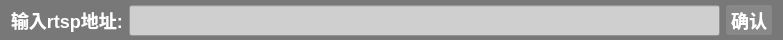
<?xml version="1.0" encoding="UTF-8"?>
<ui version="4.0">
 <class>Form</class>
 <widget class="QWidget" name="Form">
  <property name="geometry">
   <rect>
    <x>0</x>
    <y>0</y>
    <width>783</width>
    <height>40</height>
   </rect>
  </property>
  <property name="minimumSize">
   <size>
    <width>0</width>
    <height>40</height>
   </size>
  </property>
  <property name="maximumSize">
   <size>
    <width>16777215</width>
    <height>41</height>
   </size>
  </property>
  <property name="windowTitle">
   <string>Form</string>
  </property>
  <property name="windowIcon">
   <iconset resource="../apprcc.qrc">
    <normaloff>:/img/icon/实时视频流解析.png</normaloff>:/img/icon/实时视频流解析.png</iconset>
  </property>
  <property name="styleSheet">
   <string notr="true">#Form{background:rgba(120,120,120,255)}</string>
  </property>
  <layout class="QHBoxLayout" name="horizontalLayout">
   <property name="topMargin">
    <number>5</number>
   </property>
   <property name="bottomMargin">
    <number>5</number>
   </property>
   <item>
    <widget class="QLabel" name="label">
     <property name="minimumSize">
      <size>
       <width>0</width>
       <height>30</height>
      </size>
     </property>
     <property name="maximumSize">
      <size>
       <width>16777215</width>
       <height>30</height>
      </size>
     </property>
     <property name="styleSheet">
      <string notr="true">QLabel{font-family: &quot;Microsoft YaHei&quot;;
font-size: 18px;
font-weight: bold;
color:white;}</string>
     </property>
     <property name="text">
      <string>输入rtsp地址:</string>
     </property>
    </widget>
   </item>
   <item>
    <widget class="QLineEdit" name="rtspEdit">
     <property name="minimumSize">
      <size>
       <width>0</width>
       <height>31</height>
      </size>
     </property>
     <property name="styleSheet">
      <string notr="true">background-color: rgb(207, 207, 207);</string>
     </property>
    </widget>
   </item>
   <item>
    <widget class="QPushButton" name="rtspButton">
     <property name="styleSheet">
      <string notr="true">QPushButton{font-family: &quot;Microsoft YaHei&quot;;
font-size: 18px;
font-weight: bold;
color:white;
text-align: center center;
padding-left: 5px;
padding-right: 5px;
padding-top: 4px;
padding-bottom: 4px;
border-style: solid;
border-width: 0px;
border-color: rgba(255, 255, 255, 255);
border-radius: 3px;
background-color: rgba(255,255,255,30);}

QPushButton:focus{outline: none;}

QPushButton::pressed{font-family: &quot;Microsoft YaHei&quot;;
                     font-size: 16px;
                     font-weight: bold;
                     color:rgb(200,200,200);
                     text-align: center center;
                     padding-left: 5px;
                     padding-right: 5px;
                     padding-top: 4px;
                     padding-bottom: 4px;
                     border-style: solid;
                     border-width: 0px;
                     border-color: rgba(255, 255, 255, 255);
                     border-radius: 3px;
                     background-color:  rgba(255,255,255,150);}

QPushButton::hover {
border-style: solid;
border-width: 0px;
border-radius: 0px;
background-color: rgba(255,255,255,50);}</string>
     </property>
     <property name="text">
      <string>确认</string>
     </property>
    </widget>
   </item>
  </layout>
 </widget>
 <resources>
  <include location="../apprcc.qrc"/>
 </resources>
 <connections/>
</ui>
